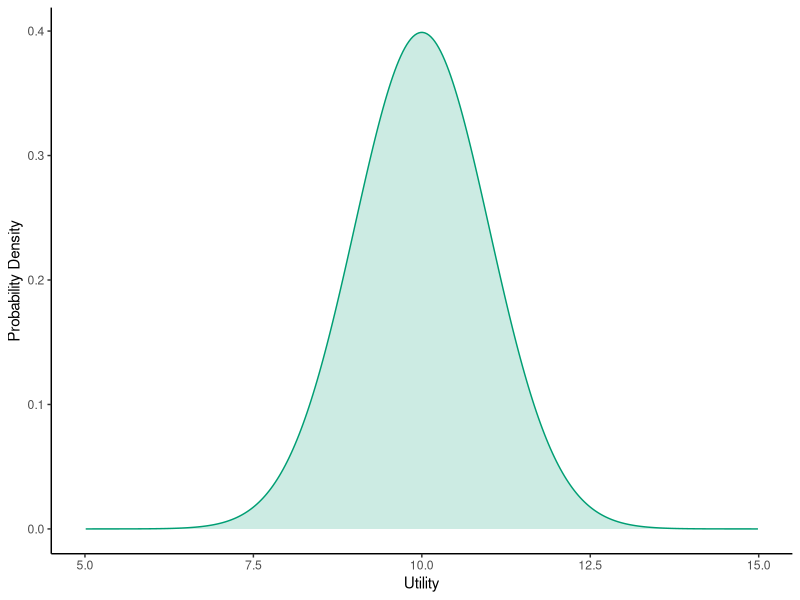
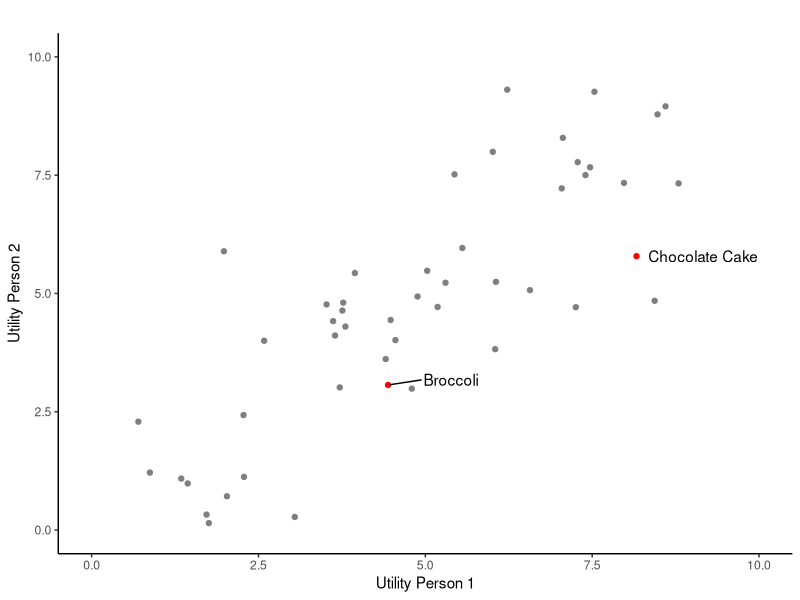

Write R code to recreate these figures, in order.
## ---- chunk 1
library(ggplot2)
library(tidyr)
library(dplyr)
library(gridExtra)
library(ggrepel)
library(cowplot)
library(ellipse)
cbp1 = c("#999999", "#E69F00", "#56B4E9", "#009E73",
         "#F0E442", "#0072B2", "#D55E00", "#CC79A7")

signal.i = 10
a=1  # sigma i
b=1  # sigma j
c=1  # sigma c
sigma.c = sqrt(c^2 + b^2)
    
#min.val and max.val for which values of x to calculate
min.val = qnorm(0.00001, mean = signal.i, sd=(sqrt(a^2 + sigma.c^2)))
max.val = qnorm(0.99999, mean = signal.i, sd=(sqrt(a^2 + sigma.c^2)))
distr.table = data.frame(x.d = seq(from = min.val, to = max.val, length.out = 500))

#compute the prior distribution
distr.table$prior.value = sapply(distr.table$x.d, FUN = function(x){dnorm(x, mean = signal.i, sd=a)})

#data for ggplot
plot.what = c("Prior Value" = "prior.value")
col.select = which(colnames(distr.table) %in% plot.what)
LD = distr.table %>% gather(key = distributions, value = density, col.select)
    
#plot graph
plot1 = ggplot(data=LD, aes(x=x.d, y= density)) + 
        geom_area(alpha=0.2, position = "identity", aes(fill=distributions)) +
        geom_line(aes(colour=distributions)) +
        lims(x=c(5, 15))+
        scale_colour_manual(name = NULL,
                            breaks=c("prior.value"),
                            values = c("prior.value" = cbp1[4]),
                            labels = c("Prior Value")) +
        scale_fill_manual(name = NULL,
                          breaks=c("prior.value"),
                          values = c("prior.value" = cbp1[4]),
                          labels = c("Prior Value")) +
        theme_classic() + 
        labs(title=NULL, x="Utility", y="Probability Density") +
        theme(legend.justification=c(1,1), legend.position="none")
   #   if(do.posterior){plot1 = plot1 + geom_vline(aes(xintercept = E.posterior), colour = cbp1[2], show.legend = T, linetype = "dashed")} 
  #    if(do.threshold){plot1 = plot1 + geom_vline(aes(xintercept = input$t), show.legend = F)}
## ---- chunk 2
suppressWarnings(print(plot1))
## ---- chunk 3
do.uncertainty = F
do.perspective.1 = F
numgoods = 60
    
## function for initial plots
create.plot = function(title, plot.table){#plot.table = plot.table.aff; title = "Affiliated Value"
  #create plot
  if(do.perspective.1){plot.table$u2 = plot.table$u1}
  ggplot(data=plot.table, aes(x=u1, y=u2, label=label)) +
    geom_point(data = plot.table[plot.table$label == "",], color = "grey50") +
    geom_point(data = plot.table[plot.table$label != "",], color = "red") + 
    geom_text_repel(box.padding = 0.5, nudge_x = .75, nudge_y = 0) +
    labs(title=title, x="Utility Person 1", y="Utility Person 2") +
    lims(x=c(0, 10),
       y= c(0, 10)) +
    theme_classic()
}

#calculating ellipses function
    ellipse.df = function(df, dis){
      df_ell <- data.frame()
      cor = 2 / (dis + 2)
      for(n in 1:nrow(df)){ #n = 1
        if(do.perspective.1){
          sigma.u2.unc = sqrt(2*dis^2 + b^2)
          mean.u2 = df$u1[n] 
        } else {
          sigma.u2.unc = b
          mean.u2 = df$u2[n]
        }
        df_ell <- rbind(df_ell, cbind(as.data.frame(ellipse(cor, 
                                                            scale=c(a, sigma.u2.unc), 
                                                            centre=c(df$u1[n], mean.u2))), datpoint=n))
      }
    df_ell$datpoint = as.factor(df_ell$datpoint)
    return(df_ell)
    }
    
    plot.table = data.frame(x.d = seq(from = 0, to = 10, length.out = numgoods))
    plot.table$base = runif(n = numgoods, min = plot.table$x.d[1], max = tail(plot.table$x.d, 1))
    # include choc and bloc points
    choc = which.min(abs(plot.table$base - quantile(plot.table$base, 0.75)))
    broc = which.min(abs(plot.table$base - quantile(plot.table$base, 0.25)))
    ix_label <- c(broc, choc)
    plot.table$label = ""
    plot.table$label[ix_label] <- c("Broccoli", "Chocolate Cake")
    
    
    plot.table.com = plot.table
    plot.table.com$u1 = plot.table.com$base
    plot.table.com$u2 = plot.table.com$base
    ComVal = create.plot("Common Value", plot.table.com)
    
    plot.table.aff = plot.table
    plot.table.aff$u1 = sapply(plot.table.aff$base, FUN = function(x){rnorm(n=1, mean = x, sd= c)})
    plot.table.aff$u2 = sapply(plot.table.aff$base, FUN = function(x){rnorm(n=1, mean = x, sd= c)})
    AffVal = create.plot("Affiliated Value", plot.table.aff)
    AffVal2 = create.plot("", plot.table.aff)
    
    plot.table.ind = plot.table
    plot.table.ind$u1 = plot.table.ind$base
    plot.table.ind$u2 = runif(n = numgoods, min = plot.table.ind$x.d[1], max = tail(plot.table.ind$x.d, 1))
    IndVal = create.plot("Independent Value", plot.table.ind)
    
    if(do.uncertainty){
      #drawing
      df_ell = ellipse.df(plot.table.com, dis = 0.001) 
      ComVal =  ComVal + geom_polygon(data=df_ell, aes(x=x, y=y, group=datpoint, label = NA), size=1, alpha = 0.2, fill = "grey50")
      df_ell = ellipse.df(plot.table.aff, dis = c) 
      AffVal = AffVal + geom_polygon(data=df_ell, aes(x=x, y=y, group=datpoint,  label = NA), size=1, alpha = 0.2, fill = "grey50")
      df_ell = ellipse.df(plot.table.ind, dis = Inf) 
      IndVal = IndVal + geom_polygon(data=df_ell, aes(x=x, y=y, group=datpoint,  label = NA), size=1, alpha = 0.2, fill = "grey50")
    }
    
    plots = cowplot::plot_grid(
      ComVal, AffVal, IndVal, nrow = 1)
  
## ---- chunk 4
 suppressWarnings(print(AffVal2))
